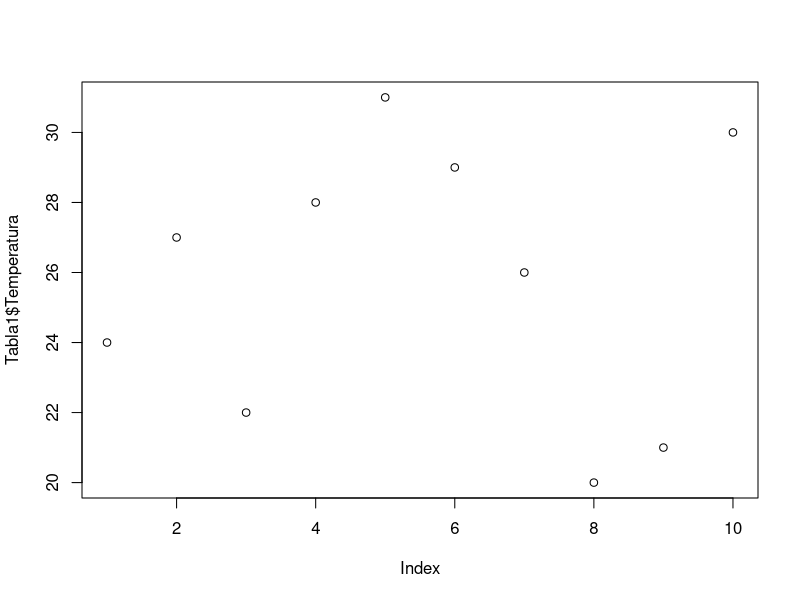
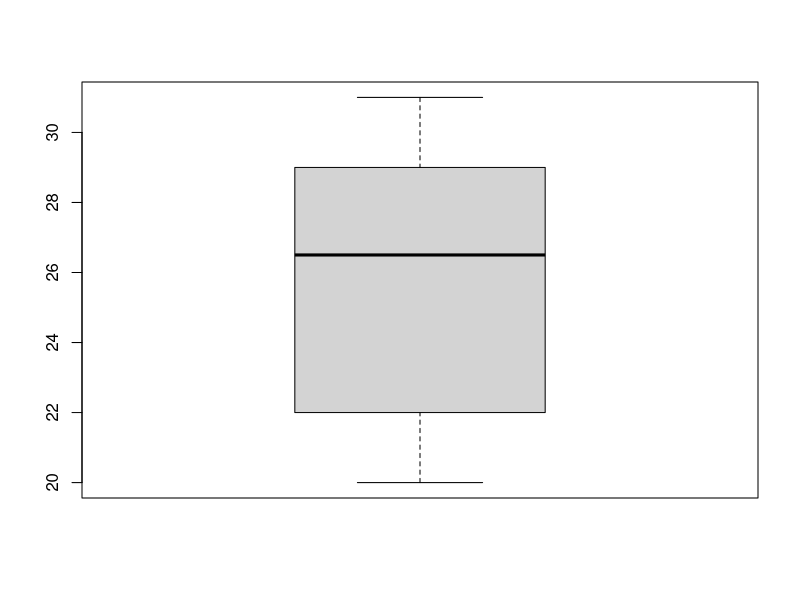
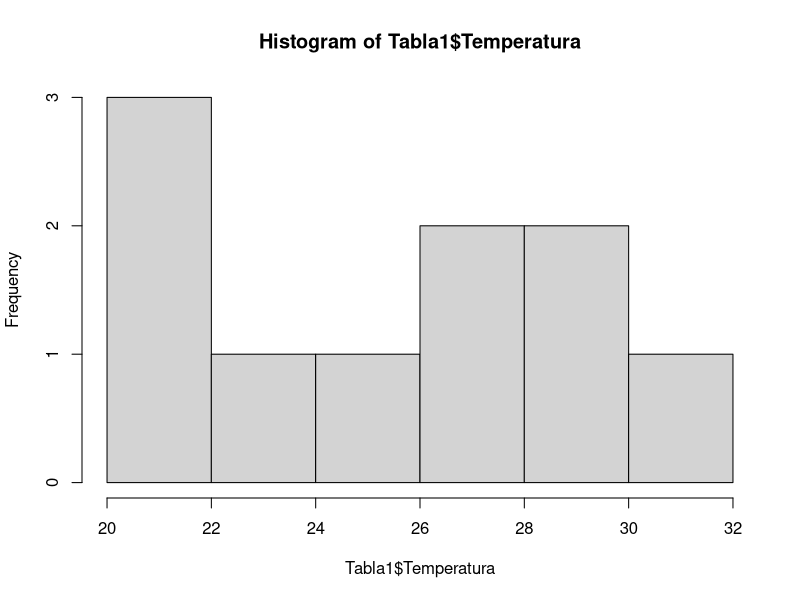

These charts were generated, in order, by the following R code:
## ---- chunk 1
2 + 2
## ---- chunk 2
2 - 2
## ---- chunk 3
2 * 2
## ---- chunk 4
2 / 2
## ---- chunk 5
sqrt(2)
## ---- chunk 6
34.5 + 0.3*36.4
## ---- chunk 7
x <- 5 # En este caso, x tendrá el valor de 5
## ---- chunk 8
y <- -3 # En este caso, y tendrá el valor de -3
## ---- chunk 9
Peso <- c(12.5, 23, 12.6, 18, 7, 18.3, 23, 40, 21,8)
## ---- chunk 10

Altura <- c(1:1000)
## ---- chunk 11
Aleatorios <- sample(1:1000, size = 50)
## ---- chunk 12
Dnormal <- rnorm(50, mean = 30, sd = 2.5)
## ---- chunk 13
Variabley <- "y"
## ---- chunk 14
Seccion <- c("1A", "1B", "3A", "2B", "2A", "3A")
## ---- chunk 15
Temperatura <- sample(20:35, 10)

Riqueza <- rnorm(10, mean = 5, sd= 3)

Franja <- c("A", "A", "C", "C", "A", "B", "B", "B", "A", "C")
## ---- chunk 16
Tabla1 <- data.frame(Franja, Temperatura, Riqueza)
## ---- chunk 17

knitr::kable(Tabla1)
## ---- chunk 18

summary(Tabla1)
## ---- chunk 19
mean(Tabla1$Temperatura)
## ---- chunk 20
median(Tabla1$Temperatura)
## ---- chunk 21

sd(Tabla1$Temperatura)

## ---- chunk 22
plot(Tabla1$Temperatura)
## ---- chunk 23
boxplot(Tabla1$Temperatura)
## ---- chunk 24
hist(Tabla1$Temperatura)
